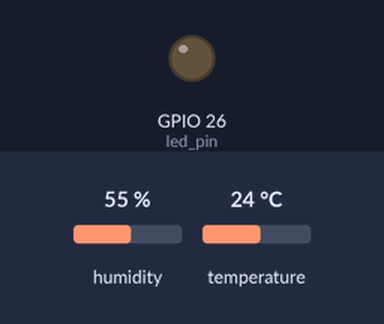
Bench run of a sketch on a simulated ESP32. Parts: output pins drawn as LEDs (lit = HIGH). The test bench sets the inputs (shaded band); at power-on: temperature 24 °C, humidity 55 %. WiFi joins after 1.5 s; servers stay silent unless stated; what the sketch prints to the serial monitor is not drawn.

Above: at 2.8 s.
2.9 s: temperature set to 26 °C
At 5.6 s:
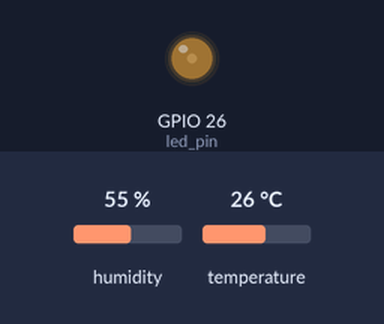
6.3 s: temperature set to 28 °C
At 8.5 s:
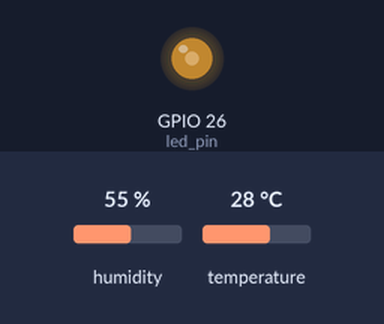
Timing chart, 0 to 10.0 s (numbered marks = the images above; inputs shaded):
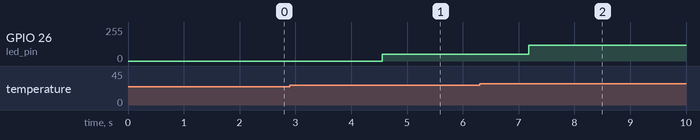

The sketch:

TEST_DHT11.ino
```cpp
// initializes or defines the output pin of the LM35 temperature sensor
#include <WiFi.h>
#include <DHT.h>
#include <ThingSpeak.h>
#define DHT_SENSOR_PIN  27
#define led_pin 26
#define DHT_SENSOR_TYPE DHT11
DHT dht_sensor(DHT_SENSOR_PIN, DHT_SENSOR_TYPE);
//this sets the ground pin to LOW and the input voltage pin to high

WiFiClient client;

long myChannelNumber =    2464043;
const char myWriteAPIKey[] = "BVR1D3JD03AE5D8V";

void setup() {
 Serial.begin(9600);
 pinMode(led_pin, OUTPUT);
 WiFi.begin("Oneplus", "123456789");
  while(WiFi.status() != WL_CONNECTED)
  {
    delay(200);
    Serial.print("..");
  }
  Serial.println();
  Serial.println("ESP32 is connected!");
  Serial.println(WiFi.localIP());
  dht_sensor.begin();
  ThingSpeak.begin(client);
}

void loop()       //main loop

{
// int analogValue = analogRead(outputpin);
  float humi  = dht_sensor.readHumidity();
  // read temperature in Celsius
  float tempC = dht_sensor.readTemperature();
  // read temperature in Fahrenheit
  float tempF = dht_sensor.readTemperature(true);
  // check whether the reading is successful or not
  if ( isnan(tempC) || isnan(tempF) || isnan(humi)) {
    Serial.println("Failed to read from DHT sensor!");
  } else {
    Serial.print("Humidity: ");
    Serial.print(humi);
    Serial.print("%");

    Serial.print("  |  ");

    Serial.print("Temperature: ");
    Serial.print(tempC);
    Serial.print("°C  ~  ");
    Serial.print(tempF);
    Serial.println("°F");

    ThingSpeak.writeField(myChannelNumber, 1, tempC, myWriteAPIKey);
  }
 if (tempC >= 26 && tempC <= 32) {
      int brightness = map(tempC, 26, 32, 50, 255); // Map temperature to brightness (50 to 255)
      analogWrite(led_pin, brightness); // Set LED brightness
    } else {
      analogWrite(led_pin, 0); // Turn off LED
    }

  delay(1000);
}
```

Measured:
- the behaviour switches between 25 and 26 °C on temperature (found by bisection; images 0 and 1)
- after the input at 2.9 s, GPIO 26 (led_pin): 0/255 → 50/255 after 1.7 s
- after the input at 6.3 s, GPIO 26 (led_pin): 50/255 → 118/255 after 0.88 s
